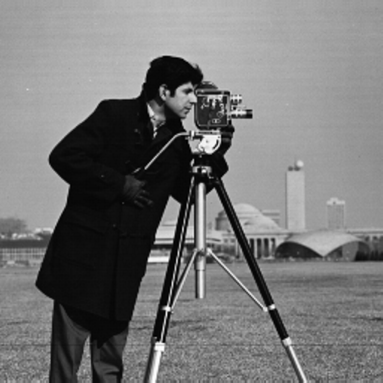
#> input picture Days/Computer Vision/images/image.png, 383 x 383 px
$ jupyter execute '2. Skimage.ipynb'
#> lines starting #> are read from the running program, lines starting #| are printed output that depends on the picture
[cell 1]
# Import neccessary library
from skimage import io

[cell 2]
# load image
img = io.imread("images/image.png")
#> img is the input picture: shape (383, 383, 4); mean R, G, B, A 118.3, 118.3, 118.3, 255

# Display image in notebook
io.imshow("images/image.png")

# Diplay in console
io.show()

[cell 3]
# To save image
io.imsave("Saved_images/new_image.png",img)

 ## Image testing

[cell 4]
# Library for loading data
from skimage import data

# Loading camera image from skimage
io.imshow(data.camera())
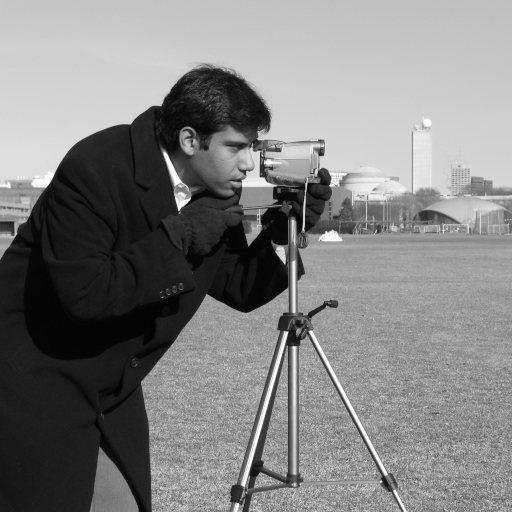
#> input picture skimage.data.camera(), 512 x 512 px
io.show()

[cell 5]
# Load text image
io.imshow(data.text())
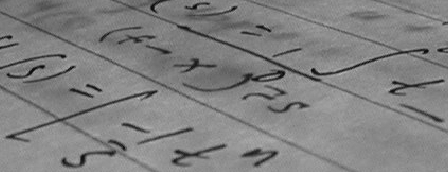
#> input picture skimage.data.text(), 448 x 172 px
io.show()

## RGB to Gray

[cell 6]
# Import library
from skimage import color
# read image
img = io.imread("images/image.jpg")
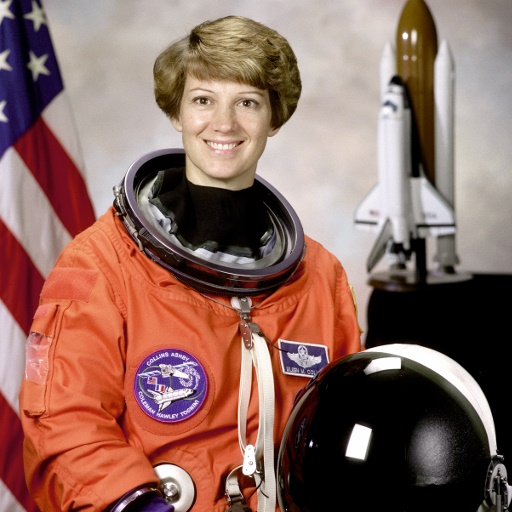
#> input picture Days/Computer Vision/images/image.jpg, 512 x 512 px
#> img is the input picture: shape (512, 512, 3); mean R, G, B 141.6, 105.8, 96.5

# convert to gray scale image
gray = color.rgb2gray(img)
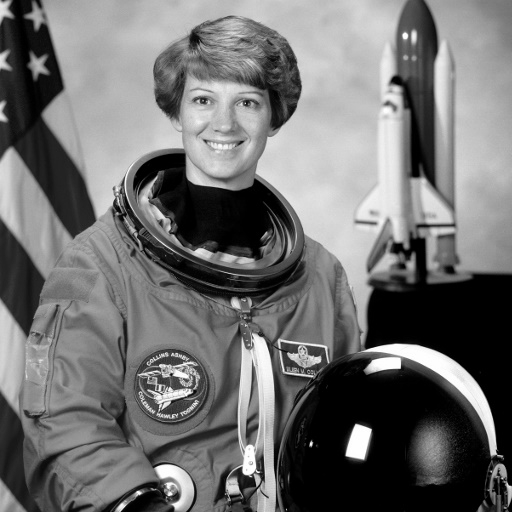
#> gray: shape (512, 512) float64; min 0, max 1, mean 0.442

# Display image
io.imshow(gray)
io.show()

## RGB to HSV

[cell 7]
# Convert rgb to hsv
img_hsv = color.rgb2hsv(img)
#> img_hsv: shape (512, 512, 3) float64; mean of channels 0, 1, 2 0.222, 0.37, 0.561

# Display image
io.imshow(img_hsv)
io.show()

##  Draw Module

[cell 8]
# Necessary libraties
from skimage import draw
import numpy as np

#### For circle

[cell 9]
# Set the size of image
img = np.zeros((100,100),dtype=np.uint8)
# Size of circle
x, y = draw.circle(50, 50, 10)
img[x,y] = 1

# Display circle
io.imshow(img)
io.show()
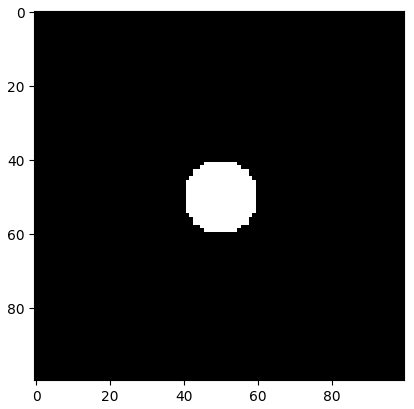
#> figure drawn by matplotlib, 1 panel

#### For ellipse

[cell 10]
# Size of ellipse
x, y = draw.ellipse(50, 50, 10, 20)
img[x,y] = 1

# Display ellipse
io.imshow(img)
io.show()
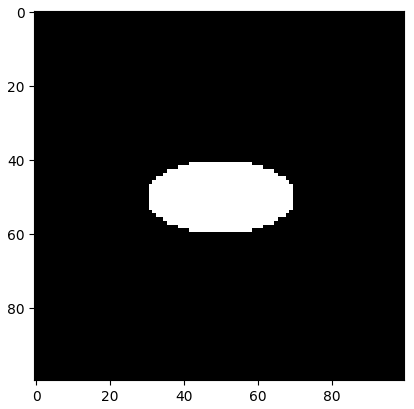
#> figure drawn by matplotlib, 1 panel

#### For polygon

[cell 11]
r = np.array([10, 25, 80, 50])
c = np.array([10, 60, 40, 10])

# Size of polygon
x, y = draw.polygon(r, c)
img[x,y] = 1

# Display polygon
io.imshow(img)
io.show()
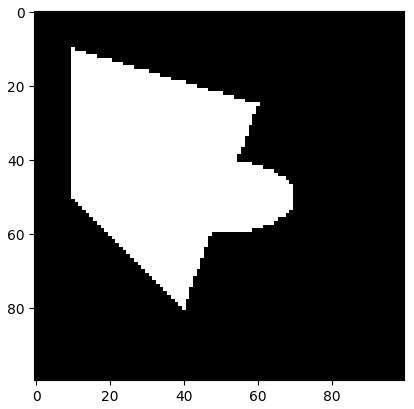
#> figure drawn by matplotlib, 1 panel
